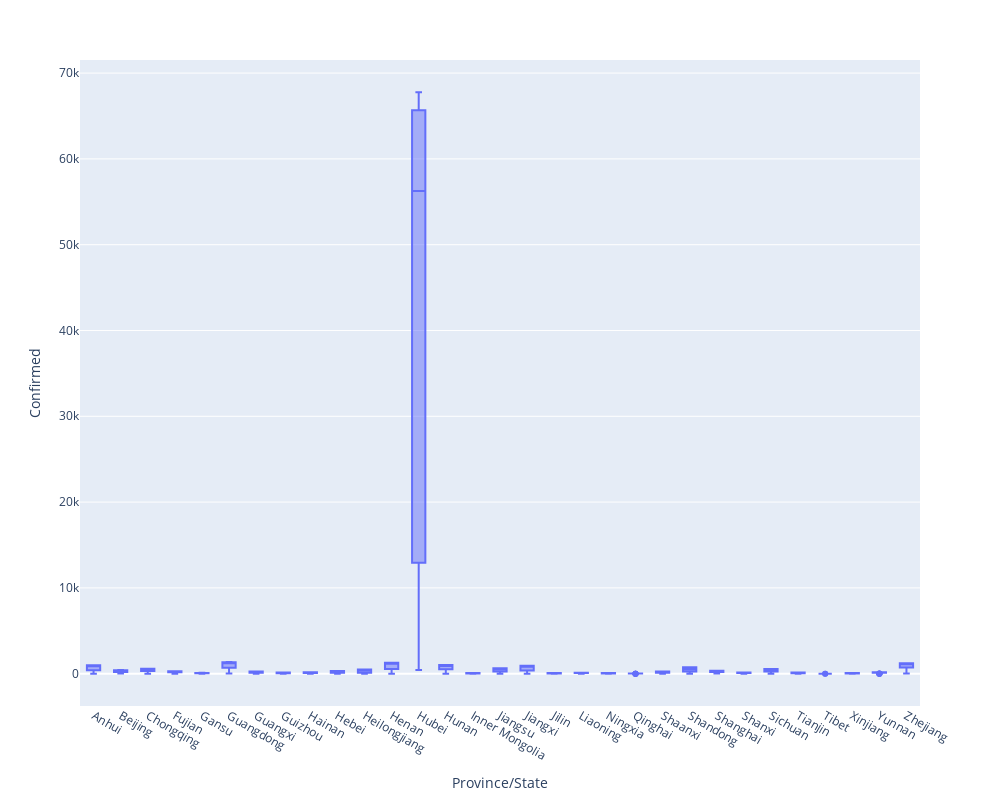

Here is the notebook cell this chart was saved with:
### Code cell
fig = px.box(China, x="Province/State", y="Confirmed", width= 1000, height= 800)
fig.show()

### Figure 1 — Plotly figure (JSON) as saved in the notebook; plotly's stock layout.template omitted (floating-point values rounded to 4 significant figures; data arrays with more than 128 entries replaced by an {"elided": "..."} marker saying what was removed)
{"data": [{"alignmentgroup": "True", "hoverlabel": {"namelength": 0}, "hovertemplate": "Province/State=%{x}<br>Confirmed=%{y}", "legendgroup": "", "marker": {"color": "#636efa"}, "name": "", "notched": false, "offsetgroup": "", "orientation": "v", "showlegend": false, "type": "box", "x": {"elided": "1517 str values"}, "x0": " ", "xaxis": "x", "y": {"elided": "1517 int values"}, "y0": " ", "yaxis": "y"}], "layout": {"boxmode": "group", "height": 800, "legend": {"tracegroupgap": 0}, "margin": {"t": 60}, "width": 1000, "xaxis": {"anchor": "y", "domain": [0, 1], "title": {"text": "Province/State"}}, "yaxis": {"anchor": "x", "domain": [0, 1], "title": {"text": "Confirmed"}}}}
